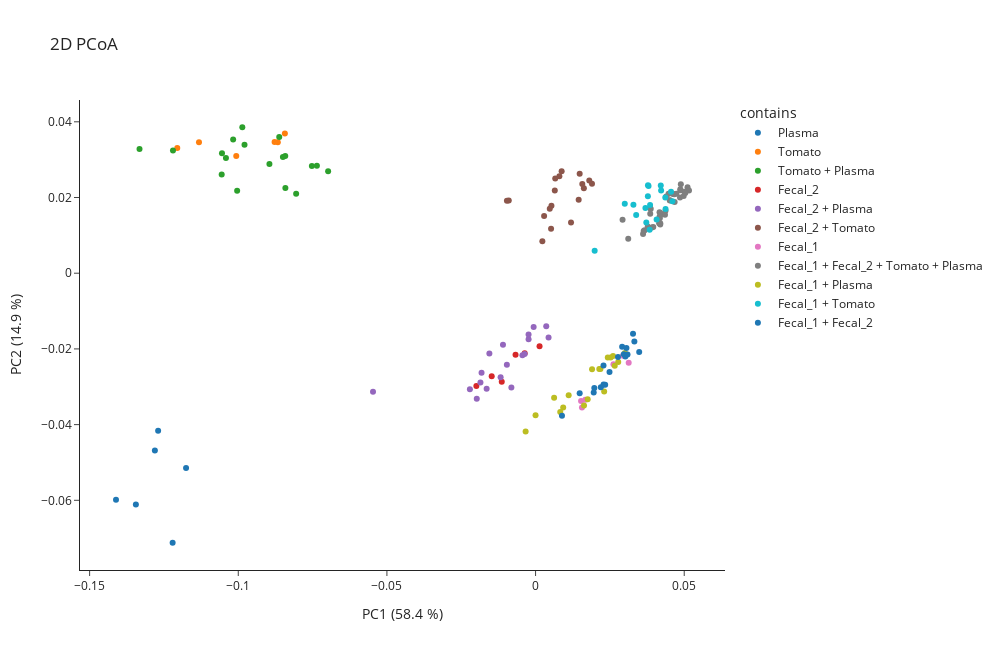

The notebook cell saved with this chart:
### Markdown cell above
## Plotting

We can now use the MEMO matrix to generate the PCoA of our samples

### Code cell
memo.plot_pcoa_2d(
    matrix= memo_qe.memo_matrix,
    df_metadata=df_meta,
    metric= 'braycurtis',
    filename_col = 'Filename',
    group_col='contains',
    norm = False,
    scaling= False,
    pc_to_plot = [1,2]
)

### Figure 1 — Plotly figure (JSON) as saved in the notebook; plotly's stock layout.template omitted (floating-point values rounded to 4 significant figures)
{"data": [{"hovertemplate": "<b>%{hovertext}</b><br><br>contains=Plasma<br>PC1 (58.4 %)=%{x}<br>PC2 (14.9 %)=%{y}<extra></extra>", "hovertext": ["QEC18_NIST_20181227102029.mzML", "QEC18_NIST_20181227182328.mzML", "QEC18_NIST.mzML", "QEC18RT_NIST_20181228191835.mzML", "QEC18RT_NIST_20181229031403.mzML", "QEC18RT_NIST.mzML"], "legendgroup": "Plasma", "marker": {"color": "#1F77B4", "symbol": "circle"}, "mode": "markers", "name": "Plasma", "orientation": "v", "showlegend": true, "type": "scatter", "x": [-0.1344, -0.1411, -0.1221, -0.1281, -0.127, -0.1176], "xaxis": "x", "y": [-0.06112, -0.05984, -0.07121, -0.04685, -0.04165, -0.05149], "yaxis": "y"}, {"hovertemplate": "<b>%{hovertext}</b><br><br>contains=Tomato<br>PC1 (58.4 %)=%{x}<br>PC2 (14.9 %)=%{y}<extra></extra>", "hovertext": ["QEC18_To_20181227204313.mzML", "QEC18_To_20181227231513.mzML", "QEC18_To.mzML", "QEC18RT_To_20181229050805.mzML", "QEC18RT_To_20181229074015.mzML", "QEC18RT_To.mzML"], "legendgroup": "Tomato", "marker": {"color": "#FF7F0E", "symbol": "circle"}, "mode": "markers", "name": "Tomato", "orientation": "v", "showlegend": true, "type": "scatter", "x": [-0.1205, -0.1007, -0.1132, -0.0867, -0.08778, -0.08432], "xaxis": "x", "y": [0.03309, 0.03097, 0.0346, 0.03463, 0.03467, 0.03692], "yaxis": "y"}, {"hovertemplate": "<b>%{hovertext}</b><br><br>contains=Tomato + Plasma<br>PC1 (58.4 %)=%{x}<br>PC2 (14.9 %)=%{y}<extra></extra>", "hovertext": ["QEC18_To-1_NIST-3_20181227172525.mzML", "QEC18_To-1_NIST-3_20181227214013.mzML", "QEC18_To-1_NIST-3.mzML", "QEC18_To-1_NIST-1_20181227111754.mzML", "QEC18_To-1_NIST-1_20181228010915.mzML", "QEC18_To-1_NIST-1.mzML", "QEC18_To-3_NIST-1_20181227074824.mzML", "QEC18_To-3_NIST-1_20181227160801.mzML", "QEC18_To-3_NIST-1.mzML", "QEC18RT_To-1_NIST-3_20181229021701.mzML", "QEC18RT_To-1_NIST-3_20181229060507.mzML", "QEC18RT_To-1_NIST-3.mzML", "QEC18RT_To-1_NIST-1_20181228201537.mzML", "QEC18RT_To-1_NIST-1_20181229093419.mzML", "QEC18RT_To-1_NIST-1.mzML", "QEC18RT_To-3_NIST-1_20181228162117.mzML", "QEC18RT_To-3_NIST-1_20181229010055.mzML", "QEC18RT_To-3_NIST-1.mzML"], "legendgroup": "Tomato + Plasma", "marker": {"color": "#2CA02C", "symbol": "circle"}, "mode": "markers", "name": "Tomato + Plasma", "orientation": "v", "showlegend": true, "type": "scatter", "x": [-0.08053, -0.1004, -0.08415, -0.1055, -0.1056, -0.1332, -0.1041, -0.122, -0.08952, -0.06977, -0.07355, -0.07524, -0.0979, -0.08419, -0.1017, -0.08622, -0.09864, -0.08499], "xaxis": "x", "y": [0.02099, 0.0218, 0.0225, 0.03167, 0.02608, 0.03279, 0.03044, 0.03245, 0.02885, 0.02693, 0.02842, 0.02834, 0.03396, 0.03097, 0.03534, 0.03598, 0.03856, 0.03068], "yaxis": "y"}, {"hovertemplate": "<b>%{hovertext}</b><br><br>contains=Fecal_2<br>PC1 (58.4 %)=%{x}<br>PC2 (14.9 %)=%{y}<extra></extra>", "hovertext": ["QEC18_F2_20181227121553.mzML", "QEC18_F2_20181228001213.mzML", "QEC18_F2.mzML", "QEC18RT_F2_20181228211241.mzML", "QEC18RT_F2_20181229083715.mzML", "QEC18RT_F2.mzML"], "legendgroup": "Fecal_2", "marker": {"color": "#D62728", "symbol": "circle"}, "mode": "markers", "name": "Fecal_2", "orientation": "v", "showlegend": true, "type": "scatter", "x": [-0.01138, -0.01991, -0.01475, 0.001334, -0.003662, -0.006739], "xaxis": "x", "y": [-0.0287, -0.0298, -0.02719, -0.01928, -0.02116, -0.02157], "yaxis": "y"}, {"hovertemplate": "<b>%{hovertext}</b><br><br>contains=Fecal_2 + Plasma<br>PC1 (58.4 %)=%{x}<br>PC2 (14.9 %)=%{y}<extra></extra>", "hovertext": ["QEC18_F2-1_NIST-3_20181227103932.mzML", "QEC18_F2-1_NIST-3_20181227145038.mzML", "QEC18_F2-1_NIST-3.mzML", "QEC18_F2-1_NIST-1_20181227212113.mzML", "QEC18_F2-1_NIST-1_20181227233413.mzML", "QEC18_F2-1_NIST-1.mzML", "QEC18_F2-3_NIST-1_20181227162723.mzML", "QEC18_F2-3_NIST-1_20181228005015.mzML", "QEC18_F2-3_NIST-1.mzML", "QEC18RT_F2-1_NIST-3_20181228193737.mzML", "QEC18RT_F2-1_NIST-3_20181228234449.mzML", "QEC18RT_F2-1_NIST-3.mzML", "QEC18RT_F2-1_NIST-1_20181229054607.mzML", "QEC18RT_F2-1_NIST-1_20181229075915.mzML", "QEC18RT_F2-1_NIST-1.mzML", "QEC18RT_F2-3_NIST-1_20181229011957.mzML", "QEC18RT_F2-3_NIST-1_20181229091519.mzML", "QEC18RT_F2-3_NIST-1.mzML"], "legendgroup": "Fecal_2 + Plasma", "marker": {"color": "#9467BD", "symbol": "circle"}, "mode": "markers", "name": "Fecal_2 + Plasma", "orientation": "v", "showlegend": true, "type": "scatter", "x": [-0.02209, -0.01978, -0.05468, -0.01646, -0.01817, -0.009657, -0.01855, -0.01176, -0.008145, -0.01554, -0.00442, -0.01096, -0.002348, -0.00065, 0.003588, -0.002362, 0.004371, -0.00368], "xaxis": "x", "y": [-0.03063, -0.03318, -0.03131, -0.03051, -0.02628, -0.02416, -0.02885, -0.02749, -0.0302, -0.02124, -0.02166, -0.01891, -0.01748, -0.01424, -0.01402, -0.01619, -0.01701, -0.02132], "yaxis": "y"}, {"hovertemplate": "<b>%{hovertext}</b><br><br>contains=Fecal_2 + Tomato<br>PC1 (58.4 %)=%{x}<br>PC2 (14.9 %)=%{y}<extra></extra>", "hovertext": ["QEC18_F2-1_To-3_20181226223728.mzML", "QEC18_F2-1_To-3_20181227041925.mzML", "QEC18_F2-1_To-3.mzML", "QEC18_F2-1_To-1_20181227150959.mzML", "QEC18_F2-1_To-1_20181228014719.mzML", "QEC18_F2-1_To-1.mzML", "QEC18_F2-3_To-1_20181227082626.mzML", "QEC18_F2-3_To-1_20181227164643.mzML", "QEC18_F2-3_To-1.mzML", "QEC18RT_F2-1_To-3_20181228071021.mzML", "QEC18RT_F2-1_To-3_20181228125213.mzML", "QEC18RT_F2-1_To-3.mzML", "QEC18RT_F2-1_To-1_20181229000349.mzML", "QEC18RT_F2-1_To-1_20181229101223.mzML", "QEC18RT_F2-1_To-1.mzML", "QEC18RT_F2-3_To-1_20181228165919.mzML", "QEC18RT_F2-3_To-1_20181229013857.mzML", "QEC18RT_F2-3_To-1.mzML"], "legendgroup": "Fecal_2 + Tomato", "marker": {"color": "#8C564B", "symbol": "circle"}, "mode": "markers", "name": "Fecal_2 + Tomato", "orientation": "v", "showlegend": true, "type": "scatter", "x": [-0.009015, 0.006466, -0.009639, 0.002869, 0.005342, 0.004779, 0.01192, 0.005214, 0.002279, 0.008009, 0.008768, 0.006612, 0.01571, 0.01806, 0.01483, 0.01898, 0.01624, 0.0145], "xaxis": "x", "y": [0.01922, 0.02187, 0.01917, 0.01512, 0.01785, 0.01705, 0.01337, 0.01175, 0.008472, 0.0256, 0.02696, 0.025, 0.0236, 0.02451, 0.02629, 0.02364, 0.02247, 0.0194], "yaxis": "y"}, {"hovertemplate": "<b>%{hovertext}</b><br><br>contains=Fecal_1<br>PC1 (58.4 %)=%{x}<br>PC2 (14.9 %)=%{y}<extra></extra>", "hovertext": ["QEC18_F1_20181227030329.mzML", "QEC18_F1_20181228032223.mzML", "QEC18_F1.mzML", "QEC18RT_F1_20181228113615.mzML", "QEC18RT_F1_20181229114729.mzML", "QEC18RT_F1.mzML"], "legendgroup": "Fecal_1", "marker": {"color": "#E377C2", "symbol": "circle"}, "mode": "markers", "name": "Fecal_1", "orientation": "v", "showlegend": true, "type": "scatter", "x": [0.01674, 0.01561, 0.0153, 0.0262, 0.03132, 0.02941], "xaxis": "x", "y": [-0.03344, -0.03546, -0.03374, -0.02404, -0.02367, -0.02184], "yaxis": "y"}, {"hovertemplate": "<b>%{hovertext}</b><br><br>contains=Fecal_1 + Fecal_2 + Tomato + Plasma<br>PC1 (58.4 %)=%{x}<br>PC2 (14.9 %)=%{y}<extra></extra>", "hovertext": ["QEC18_F1-1_F2-1_NIST-2_To-1_20181227152919.mzML", "QEC18_F1-1_F2-1_NIST-2_To-1_20181227225613.mzML", "QEC18_F1-1_F2-1_NIST-2_To-1.mzML", "QEC18_F1-1_F2-1_NIST-1_To-2_20181227113714.mzML", "QEC18_F1-1_F2-1_NIST-1_To-2_20181227184249.mzML", "QEC18_F1-1_F2-1_NIST-1_To-2.mzML", "QEC18_F1-1_F2-2_NIST-1_To-1_20181227065123.mzML", "QEC18_F1-1_F2-2_NIST-1_To-1_20181228034123.mzML", "QEC18_F1-1_F2-2_NIST-1_To-1.mzML", "QEC18_Qcmix_begin.mzML", "QEC18_Qcmix_middle.mzML", "QEC18_Qcmix_end.mzML", "QEC18_Qcmix_end_20181228041923.mzML", "QEC18RT_Qcmix_begin.mzML", "QEC18RT_Qcmix_middle.mzML", "QEC18RT_Qcmix_end.mzML", "QEC18_F1-1_F2-1_NIST-1_To-1_20181227125436.mzML", "QEC18_F1-1_F2-1_NIST-1_To-1_20181227135238.mzML", "QEC18_F1-1_F2-1_NIST-1_To-1.mzML", "QEC18_F1-2_F2-1_NIST-1_To-1_20181228020619.mzML", "QEC18_F1-2_F2-1_NIST-1_To-1_20181228022521.mzML", "QEC18_F1-2_F2-1_NIST-1_To-1.mzML", "QEC18RT_F1-1_F2-1_NIST-2_To-1_20181229002251.mzML", "QEC18RT_F1-1_F2-1_NIST-2_To-1_20181229072113.mzML", "QEC18RT_F1-1_F2-1_NIST-2_To-1.mzML", "QEC18RT_F1-1_F2-1_NIST-1_To-2_20181228203439.mzML", "QEC18RT_F1-1_F2-1_NIST-1_To-2_20181229033303.mzML", "QEC18RT_F1-1_F2-1_NIST-1_To-2.mzML", "QEC18RT_F1-1_F2-2_NIST-1_To-1_20181228152413.mzML", "QEC18RT_F1-1_F2-2_NIST-1_To-1_20181229120629.mzML", "QEC18RT_F1-1_F2-2_NIST-1_To-1.mzML", "QEC18RT_F1-1_F2-1_NIST-1_To-1_20181228215043.mzML", "QEC18RT_F1-1_F2-1_NIST-1_To-1_20181228224749.mzML", "QEC18RT_F1-1_F2-1_NIST-1_To-1.mzML", "QEC18RT_F1-2_F2-1_NIST-1_To-1_20181229103125.mzML", "QEC18RT_F1-2_F2-1_NIST-1_To-1_20181229105027.mzML", "QEC18RT_F1-2_F2-1_NIST-1_To-1.mzML"], "legendgroup": "Fecal_1 + Fecal_2 + Tomato + Plasma", "marker": {"color": "#7F7F7F", "symbol": "circle"}, "mode": "markers", "name": "Fecal_1 + Fecal_2 + Tomato + Plasma", "orientation": "v", "showlegend": true, "type": "scatter", "x": [0.03665, 0.03774, 0.0425, 0.03872, 0.03857, 0.03858, 0.04193, 0.03913, 0.03959, 0.03117, 0.04371, 0.04178, 0.0417, 0.02926, 0.04877, 0.04664, 0.04156, 0.04354, 0.04173, 0.03616, 0.04194, 0.03637, 0.0462, 0.04396, 0.04868, 0.05112, 0.04474, 0.04886, 0.05161, 0.04677, 0.04523, 0.05016, 0.04738, 0.04513, 0.04858, 0.04982, 0.05037], "xaxis": "x", "y": [0.01132, 0.01234, 0.01562, 0.01695, 0.0157, 0.01723, 0.01289, 0.01206, 0.01221, 0.009126, 0.01652, 0.0145, 0.01608, 0.01415, 0.02191, 0.02088, 0.01321, 0.01548, 0.01499, 0.01033, 0.01323, 0.01116, 0.02094, 0.02027, 0.02221, 0.02269, 0.02101, 0.02352, 0.02186, 0.01883, 0.01919, 0.02151, 0.02101, 0.01928, 0.02, 0.02041, 0.0212], "yaxis": "y"}, {"hovertemplate": "<b>%{hovertext}</b><br><br>contains=Fecal_1 + Plasma<br>PC1 (58.4 %)=%{x}<br>PC2 (14.9 %)=%{y}<extra></extra>", "hovertext": ["QEC18_F1-1_NIST-3_20181227133316.mzML", "QEC18_F1-1_NIST-3_20181228012817.mzML", "QEC18_F1-1_NIST-3.mzML", "QEC18_F1-1_NIST-1_20181227210213.mzML", "QEC18_F1-1_NIST-1_20181227215913.mzML", "QEC18_F1-1_NIST-1.mzML", "QEC18_F1-3_NIST-1_20181227045725.mzML", "QEC18_F1-3_NIST-1_20181227170603.mzML", "QEC18_F1-3_NIST-1.mzML", "QEC18RT_F1-1_NIST-3_20181228222847.mzML", "QEC18RT_F1-1_NIST-3_20181229095321.mzML", "QEC18RT_F1-1_NIST-3.mzML", "QEC18RT_F1-1_NIST-1_20181229052705.mzML", "QEC18RT_F1-1_NIST-1_20181229062407.mzML", "QEC18RT_F1-1_NIST-1.mzML", "QEC18RT_F1-3_NIST-1_20181228133015.mzML", "QEC18RT_F1-3_NIST-1_20181229015759.mzML", "QEC18RT_F1-3_NIST-1.mzML"], "legendgroup": "Fecal_1 + Plasma", "marker": {"color": "#BCBD22", "symbol": "circle"}, "mode": "markers", "name": "Fecal_1 + Plasma", "orientation": "v", "showlegend": true, "type": "scatter", "x": [-7.067e-06, 0.006236, -0.003341, 0.01113, 0.009287, 0.0083, 0.02307, 0.01753, 0.01629, 0.02143, 0.02606, 0.019, 0.02524, 0.02428, 0.02181, 0.03005, 0.02663, 0.0278], "xaxis": "x", "y": [-0.03755, -0.0329, -0.0418, -0.03223, -0.03549, -0.03666, -0.03128, -0.03333, -0.03498, -0.02532, -0.02189, -0.0254, -0.02225, -0.02226, -0.0253, -0.02106, -0.02446, -0.02349], "yaxis": "y"}, {"hovertemplate": "<b>%{hovertext}</b><br><br>contains=Fecal_1 + Tomato<br>PC1 (58.4 %)=%{x}<br>PC2 (14.9 %)=%{y}<extra></extra>", "hovertext": ["QEC18_F1-1_To-3_20181227174446.mzML", "QEC18_F1-1_To-3_20181227223713.mzML", "QEC18_F1-1_To-3.mzML", "QEC18_F1-1_To-1_20181227043825.mzML", "QEC18_F1-1_To-1_20181227123513.mzML", "QEC18_F1-1_To-1.mzML", "QEC18_F1-3_To-1_20181228003115.mzML", "QEC18_F1-3_To-1_20181228024423.mzML", "QEC18_F1-3_To-1.mzML", "QEC18RT_F1-1_To-3_20181229023601.mzML", "QEC18RT_F1-1_To-3_20181229070211.mzML", "QEC18RT_F1-1_To-3.mzML", "QEC18RT_F1-1_To-1_20181228131115.mzML", "QEC18RT_F1-1_To-1_20181228213143.mzML", "QEC18RT_F1-1_To-1.mzML", "QEC18RT_F1-3_To-1_20181229085617.mzML", "QEC18RT_F1-3_To-1_20181229110929.mzML", "QEC18RT_F1-3_To-1.mzML"], "legendgroup": "Fecal_1 + Tomato", "marker": {"color": "#17BECF", "symbol": "circle"}, "mode": "markers", "name": "Fecal_1 + Tomato", "orientation": "v", "showlegend": true, "type": "scatter", "x": [0.03, 0.03291, 0.01988, 0.03695, 0.03384, 0.03852, 0.03837, 0.03725, 0.04071, 0.038, 0.03781, 0.04211, 0.04223, 0.04556, 0.03778, 0.04602, 0.04372, 0.04363], "xaxis": "x", "y": [0.01837, 0.0181, 0.005907, 0.01726, 0.01535, 0.018, 0.01146, 0.01341, 0.01421, 0.02305, 0.02327, 0.02319, 0.02187, 0.0215, 0.02033, 0.01901, 0.01695, 0.02002], "yaxis": "y"}, {"hovertemplate": "<b>%{hovertext}</b><br><br>contains=Fecal_1 + Fecal_2<br>PC1 (58.4 %)=%{x}<br>PC2 (14.9 %)=%{y}<extra></extra>", "hovertext": ["QEC18_F1-1_F2-3_20181227012831.mzML", "QEC18_F1-1_F2-3_20181227071023.mzML", "QEC18_F1-1_F2-3.mzML", "QEC18_F1-1_F2-1_20181227084526.mzML", "QEC18_F1-1_F2-1_20181227143118.mzML", "QEC18_F1-1_F2-1.mzML", "QEC18_F1-3_F2-1_20181227131356.mzML", "QEC18_F1-3_F2-1_20181227190209.mzML", "QEC18_F1-3_F2-1.mzML", "QEC18RT_F1-1_F2-3_20181228100117.mzML", "QEC18RT_F1-1_F2-3_20181228154315.mzML", "QEC18RT_F1-1_F2-3.mzML", "QEC18RT_F1-1_F2-1_20181228171821.mzML", "QEC18RT_F1-1_F2-1_20181228232549.mzML", "QEC18RT_F1-1_F2-1.mzML", "QEC18RT_F1-3_F2-1_20181228220945.mzML", "QEC18RT_F1-3_F2-1_20181229035205.mzML", "QEC18RT_F1-3_F2-1.mzML"], "legendgroup": "Fecal_1 + Fecal_2", "marker": {"color": "#1F77B4", "symbol": "circle"}, "mode": "markers", "name": "Fecal_1 + Fecal_2", "orientation": "v", "showlegend": true, "type": "scatter", "x": [0.02285, 0.02488, 0.01976, 0.02195, 0.01483, 0.008878, 0.02288, 0.01955, 0.02341, 0.03278, 0.03323, 0.02912, 0.03057, 0.02965, 0.0302, 0.03485, 0.03093, 0.02772], "xaxis": "x", "y": [-0.02435, -0.02612, -0.03032, -0.0301, -0.03173, -0.03763, -0.02941, -0.0315, -0.02944, -0.01602, -0.01802, -0.0194, -0.01974, -0.0214, -0.022, -0.02083, -0.02148, -0.02216], "yaxis": "y"}], "layout": {"height": 650, "legend": {"title": {"text": "contains"}, "tracegroupgap": 0}, "title": {"text": "2D PCoA"}, "width": 1000, "xaxis": {"anchor": "y", "domain": [0, 1], "title": {"text": "PC1 (58.4 %)"}}, "yaxis": {"anchor": "x", "domain": [0, 1], "title": {"text": "PC2 (14.9 %)"}}}}
